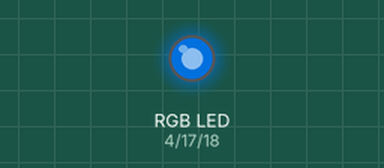
Simulated run of this program. Board: Raspberry Pi (BCM pin numbers). Shown: an RGB LED mixed from three pins (HIGH = lit). Dim RGB values are drawn brighter than linear.

Above: at 0.05 s.
At 0.6 s:
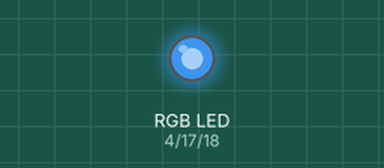
At 1.15 s:
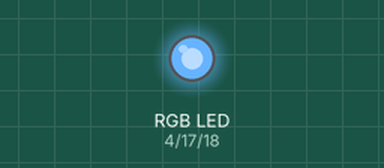
At 2.25 s:
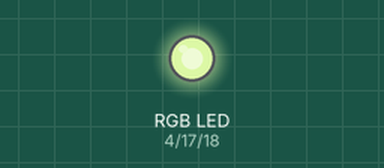
At 3.35 s:
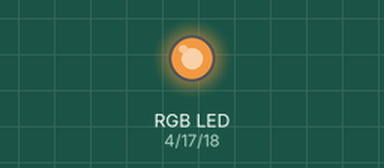
At 4.45 s:
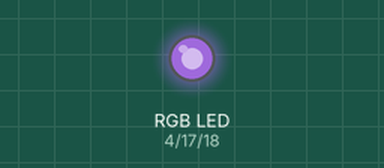
Timing chart, 0 to 5.8 s (numbered marks = the images above):
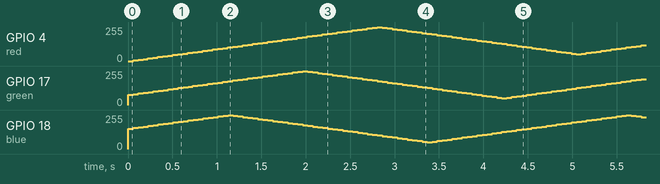

The program:

fade.py
```python
#! /usr/bin/env python
#
# Fade an LED (or one color of an RGB LED) using GPIO's PWM capabilities.
#
# Usage:
#   sudo python fade.py
#
# @author Jeff Geerling, 2015

import time
import RPi.GPIO as GPIO

# LED pin mapping.
red = 4
green = 17
blue = 18
# Set which LED to use for fading.
#led0 = green

# GPIO Setup.
GPIO.setmode(GPIO.BCM)
GPIO.setwarnings(False)

GPIO.setup(red, GPIO.OUT)
GPIO.setup(green, GPIO.OUT)
GPIO.setup(blue, GPIO.OUT)
GPIO.output(red, 1)
GPIO.output(green, 1)
GPIO.output(blue, 1)
# Use PWM to fade an LED.
fade1 = GPIO.PWM(red, 100)
fade2 = GPIO.PWM(green, 100)
fade3 = GPIO.PWM(blue, 100)
fade1.start(0)
fade2.start(0)
fade3.start(0)
# Set up variables for the fading effect.
valueR = 0
valueG = 30
valueB = 60
incrementR = 2
incrementG = 2
incrementB = 2

increasingR = True
increasingG = True
increasingB = True
count = 0

while count < 1000:
    fade1.ChangeDutyCycle(valueR)
    if increasingR:
        valueR += incrementR
	time.sleep(0.002)
    else:
        valueR -= incrementR
	time.sleep(0.002)

    if (valueR >= 100):
        increasingR = False

    if (valueR <= 20):
        increasingR = True

    fade2.ChangeDutyCycle(valueG)
    if increasingG:
        valueG += incrementG
        time.sleep(0.002)
    else:
        valueG -= incrementG
        time.sleep(0.002)

    if (valueG >= 100):
        increasingG = False

    if (valueG <= 20):
        increasingG = True

    fade3.ChangeDutyCycle(valueB)
    if increasingB:
        valueB += incrementB
        time.sleep(0.002)
    else:
        valueB -= incrementB
        time.sleep(0.002)

    if (valueB >= 100):
        increasingB = False

    if (valueB <= 20):
        increasingB = True

    time.sleep(0.05)
    count = count + 1

GPIO.cleanup()
```
